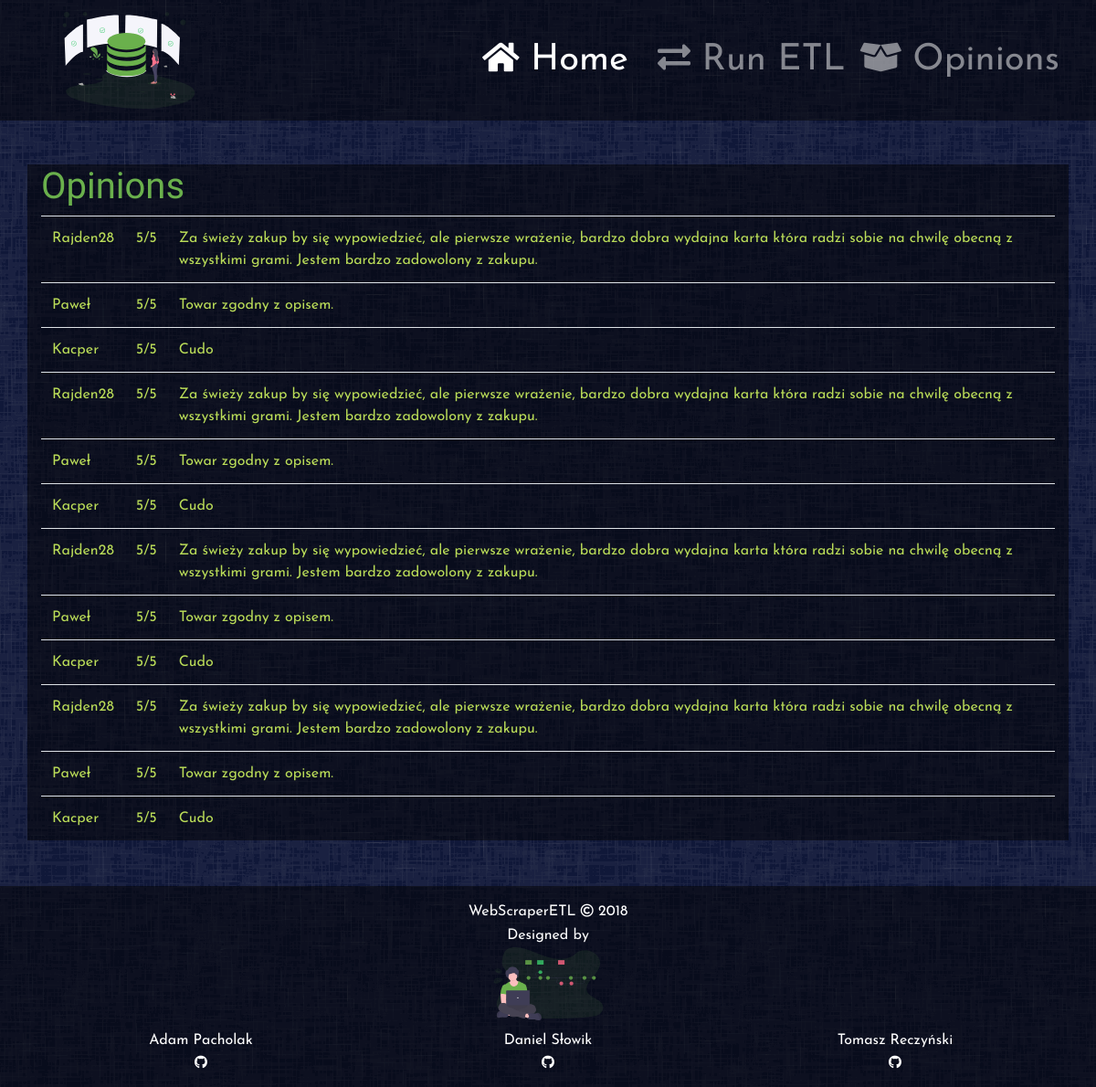
The page /opinions/ on the database as committed earlier.
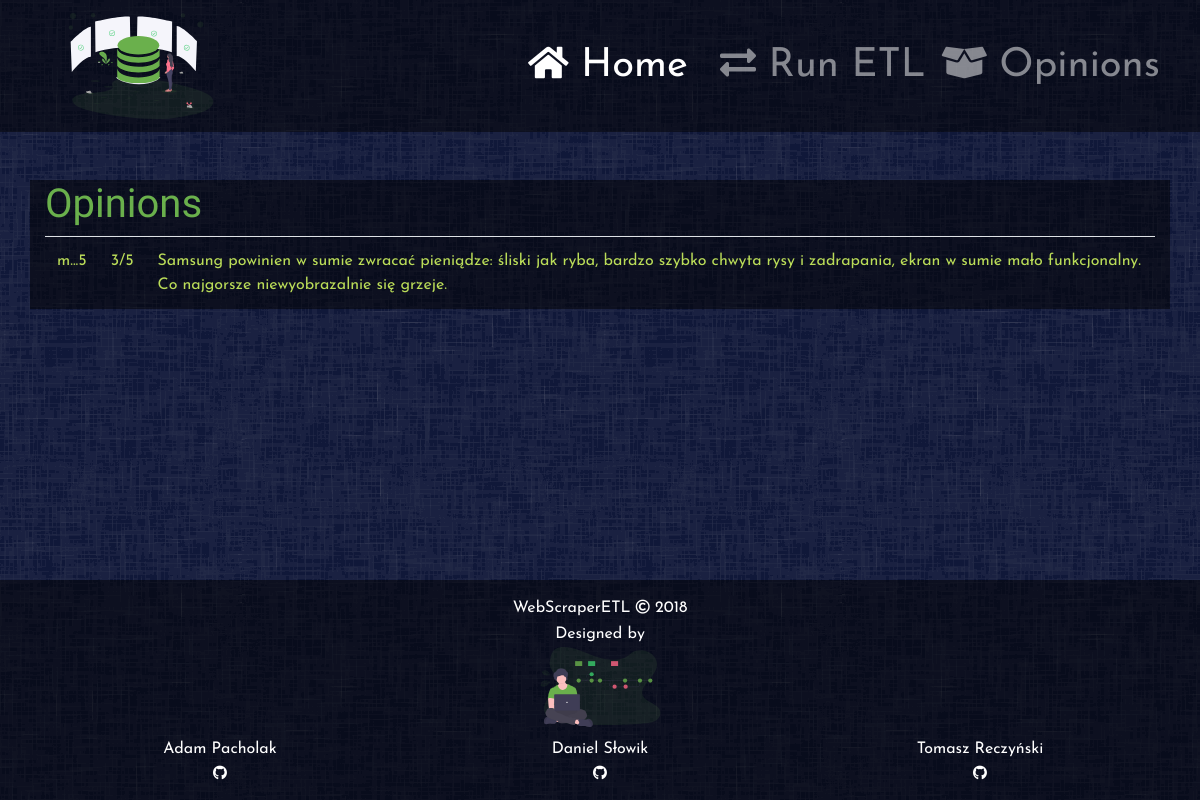
The same page on the database as committed later.
### WebScraperETL/models.py (models this page shows, shortened)
class Opinion(models.Model):
    productID = models.CharField(max_length=50)
    username = models.CharField(max_length=50)
    productRating = models.CharField(max_length=10)
    productReview = models.TextField()

### WebScraperETL/views.py (the view)
# urls.py: path('opinions/', views.opinions, name='opinions'),
def opinions(request):
    allOpinions = Opinion.objects.all
    return render(request, 'opinions.html', {'allOpinions' : allOpinions})

### WebScraperETL/templates/opinions.html (shortened to what this page needs)
{% extends 'base.html'%}
{% block content %}
    <h1>Opinions</h1>
    {% if allOpinions %}
    <table class="table">
        {% for opinion in allOpinions %}
        <tr>
           <td>{{ opinion.username }}</td>
           <td>{{ opinion.productRating }}</td>
           <td>{{ opinion.productReview }}</td>
        </tr>
        {% endfor %}
    </table>
    {% endif %}
{% endblock %}

### WebScraperETL/templates/base.html (shortened to what this page needs)
{% load static %}
<!DOCTYPE html>
<html lang="en">
<head>
    <link rel="stylesheet" href="https://use.fontawesome.com/releases/v5.5.0/css/all.css"
>
    <link rel="stylesheet" href="https://stackpath.bootstrapcdn.com/bootstrap/4.1.3/css/bootstrap.min.css"
>
    <link rel="stylesheet" href="{%  static 'css/style.css' %}">
</head>
<body>
    <nav class="navbar navbar-expand-lg navbar-dark transparency mb-5">
        <a class="navbar-brand" href="{% url 'home' %}"><img src="{%  static 'images/logo.svg' %}"></a>
        <div class="collapse navbar-collapse" id="navbarSupportedContent">
            <ul class="navbar-nav ml-auto mx-0">
                <li class="nav-item active">
                    <a class="nav-link mr-3" href="{% url 'home' %}"><i class="fas fa-home"></i> Home</a>
                </li>
                <li class="nav-item">
                    <a class="nav-link md-3" href="{% url 'run-etl' %}"><i class="fas fa-exchange-alt"></i> Run ETL</a>
                </li>
                <li class="nav-item">
                    <a class="nav-link mr-3" href="{% url 'opinions' %}"><i class="fas fa-box-open"></i> Opinions</a>
                </li>
            </ul>
        </div>
    </nav>
    <div class="container transparency">
        {% block content%}
        {% endblock %}
    </div>
    <footer class="transparency">
        <div class="container">
            <div class="row">
                <div class="col-sm-12">
                    <p>WebScraperETL <i class="far fa-copyright"></i> 2018</p>
                    <p>Designed by</p>
                    <p><img src="{%  static 'images/footer.svg' %}"></p>
                </div>
            </div>
            <div class="row mt-2">
                <div class="col-4">
                    <p><a href="https://github.com/adam96op" target="_blank">Adam Pacholak<p><i class="fab fa-github"></i></p></a></p>
                </div>
                <div class="col-4">
                    <p><a href="https://github.com/kkasztann" target="_blank">Daniel Słowik<p><i class="fab fa-github"></i></p></a></p>
                </div>
                <div class="col-4">
                    <p><a href="https://github.com/SiRazoR" target="_blank">Tomasz Reczyński<p><i class="fab fa-github"></i></p></a></p>
                </div>
            </div>
        </div>
    </footer>
</body>
</html>

### static/css/style.css (style rules this page uses)
html { position: relative; min-height: 100%; }
body { background-color: #00092e; background-image: url("../images/background.png"); font-family: 'Josefin Sans', sans-serif; color: #BADC58; margin-bottom: 270px; }
nav { background: rgba(0, 0, 0, 0.5); font-size: 2.5em; }
footer { position: absolute; bottom: 0; width: 100%; height: 220px; color: white; padding-top: 1em; }
footer p { text-align: center; margin-bottom: 0.1em; }
footer a { color: white; }
h1 { font-family: 'Mouse Memoirs', sans-serif; color: #6AB04C; }
.transparency { background: rgba(0, 0, 0, 0.5); }
i { font-size: 0.9em; }

Rows that differ between the two databases and show on the page:
removed Opinion: username "Rajden28", productRating "5/5", productReview "Za świeży zakup by się wypowiedzieć, ale pierwsze wrażenie, bardzo dobra wydajna karta która radzi sobie na chwilę obecną z wszystkimi grami. Jestem bardzo zadowolony z zakupu."
removed Opinion: username "Paweł", productRating "5/5", productReview "Towar zgodny z opisem."
removed Opinion: username "Kacper", productRating "5/5", productReview "Cudo"
removed Opinion: username "Rajden28", productRating "5/5", productReview "Za świeży zakup by się wypowiedzieć, ale pierwsze wrażenie, bardzo dobra wydajna karta która radzi sobie na chwilę obecną z wszystkimi grami. Jestem bardzo zadowolony z zakupu."
removed Opinion: username "Paweł", productRating "5/5", productReview "Towar zgodny z opisem."
removed Opinion: username "Kacper", productRating "5/5", productReview "Cudo"
removed Opinion: username "Rajden28", productRating "5/5", productReview "Za świeży zakup by się wypowiedzieć, ale pierwsze wrażenie, bardzo dobra wydajna karta która radzi sobie na chwilę obecną z wszystkimi grami. Jestem bardzo zadowolony z zakupu."
removed Opinion: username "Paweł", productRating "5/5", productReview "Towar zgodny z opisem."
removed Opinion: username "Kacper", productRating "5/5", productReview "Cudo"
removed Opinion: username "Rajden28", productRating "5/5", productReview "Za świeży zakup by się wypowiedzieć, ale pierwsze wrażenie, bardzo dobra wydajna karta która radzi sobie na chwilę obecną z wszystkimi grami. Jestem bardzo zadowolony z zakupu."
removed Opinion: username "Paweł", productRating "5/5", productReview "Towar zgodny z opisem."
removed Opinion: username "Kacper", productRating "5/5", productReview "Cudo"
added Opinion: username "m...5", productRating "3/5", productReview "Samsung powinien w sumie zwracać pieniądze: śliski jak ryba, bardzo szybko chwyta rysy i zadrapania, ekran w sumie mało funkcjonalny. Co najgorsze niewyobrazalnie się grzeje."
